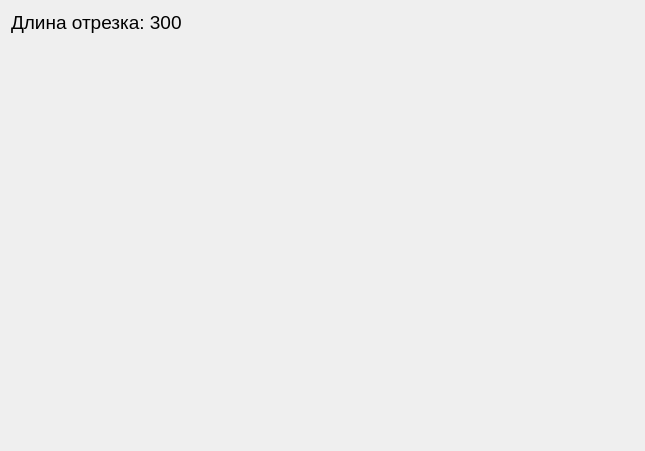
<?xml version="1.0" encoding="UTF-8"?>
<ui version="4.0">
 <class>StairsPage</class>
 <widget class="QWidget" name="StairsPage">
  <property name="geometry">
   <rect>
    <x>0</x>
    <y>0</y>
    <width>645</width>
    <height>451</height>
   </rect>
  </property>
  <property name="windowTitle">
   <string>StairsPage</string>
  </property>
  <layout class="QHBoxLayout" name="horizontalLayout">
   <item>
    <layout class="QVBoxLayout" name="verticalLayout">
     <item>
      <widget class="QLabel" name="label">
       <property name="font">
        <font>
         <pointsize>14</pointsize>
        </font>
       </property>
       <property name="text">
        <string>Длина отрезка: 300</string>
       </property>
      </widget>
     </item>
     <item>
      <spacer name="verticalSpacer">
       <property name="orientation">
        <enum>Qt::Vertical</enum>
       </property>
       <property name="sizeHint" stdset="0">
        <size>
         <width>20</width>
         <height>40</height>
        </size>
       </property>
      </spacer>
     </item>
    </layout>
   </item>
  </layout>
 </widget>
 <layoutdefault spacing="6" margin="11"/>
 <resources/>
 <connections/>
</ui>
